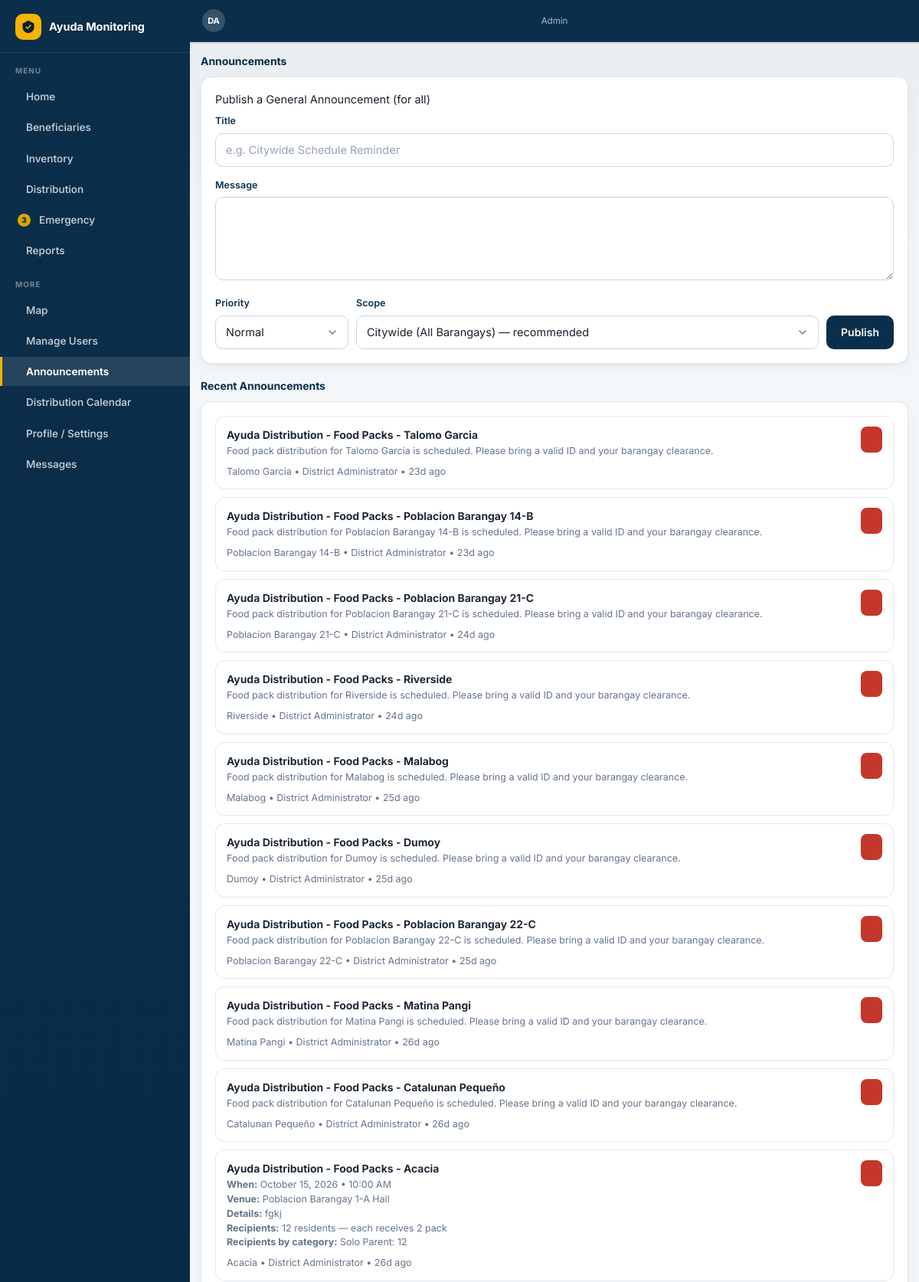
Screenshot of /announcements.php (signed in, upper part) with the database file from the repository.
### tables this page shows
CREATE TABLE `announcements` (
  `id` int(11) NOT NULL AUTO_INCREMENT,
  `barangay_id` int(11) DEFAULT NULL,
  `title` varchar(150) NOT NULL,
  `message` text NOT NULL,
  `priority` enum('high','normal') NOT NULL DEFAULT 'normal',
  `source_type` varchar(30) DEFAULT NULL,
  `source_id` int(11) DEFAULT NULL,
  `created_by` int(11) DEFAULT NULL,
  `created_at` datetime DEFAULT current_timestamp(),
  PRIMARY KEY (`id`),
  KEY `barangay_id` (`barangay_id`),
  KEY `created_by` (`created_by`),
  KEY `idx_ann_source` (`source_type`,`source_id`),
  CONSTRAINT `announcements_ibfk_1` FOREIGN KEY (`barangay_id`) REFERENCES `barangays` (`id`) ON DELETE CASCADE,
  CONSTRAINT `announcements_ibfk_2` FOREIGN KEY (`created_by`) REFERENCES `users` (`id`) ON DELETE SET NULL
);

CREATE TABLE `barangays` (
  `id` int(11) NOT NULL AUTO_INCREMENT,
  `district_id` int(11) NOT NULL,
  `name` varchar(100) NOT NULL,
  `latitude` decimal(10,7) DEFAULT NULL,
  `longitude` decimal(10,7) DEFAULT NULL,
  PRIMARY KEY (`id`),
  KEY `district_id` (`district_id`),
  CONSTRAINT `barangays_ibfk_1` FOREIGN KEY (`district_id`) REFERENCES `districts` (`id`) ON DELETE CASCADE
);

CREATE TABLE `users` (
  `id` int(11) NOT NULL AUTO_INCREMENT,
  `username` varchar(50) NOT NULL,
  `password_hash` varchar(255) NOT NULL,
  `full_name` varchar(150) NOT NULL,
  `role` enum('district_admin','barangay_staff') NOT NULL,
  `barangay_id` int(11) DEFAULT NULL,
  `status` enum('pending','approved') NOT NULL DEFAULT 'approved',
  `photo_path` varchar(255) DEFAULT NULL,
  `mfa_secret` varchar(64) DEFAULT NULL,
  `created_at` datetime DEFAULT current_timestamp(),
  `reset_token` varchar(64) DEFAULT NULL,
  `reset_expires` datetime DEFAULT NULL,
  PRIMARY KEY (`id`),
  UNIQUE KEY `username` (`username`),
  KEY `barangay_id` (`barangay_id`),
  CONSTRAINT `users_ibfk_1` FOREIGN KEY (`barangay_id`) REFERENCES `barangays` (`id`) ON DELETE SET NULL
);

### announcements.php (the view, shortened to what this page needs)
<?php
require_once __DIR__ . '/includes/functions.php';
$isAdmin = $_SESSION['role'] === 'district_admin';
if ($isAdmin) {
    $announcements = $pdo->query("
        SELECT a.*, br.name AS barangay_name, u.full_name AS created_by_name,
               ds.schedule_date, ds.schedule_time, ds.venue AS sched_venue,
               0 AS is_new
        FROM announcements a
        LEFT JOIN barangays br ON br.id = a.barangay_id
        LEFT JOIN users u ON u.id = a.created_by
        LEFT JOIN distribution_schedules ds ON ds.id = a.source_id
            AND a.source_type IN ('distribution_schedule','schedule_final_list')
        ORDER BY a.created_at DESC, a.id DESC
    ")->fetchAll();
}
?>
<!DOCTYPE html>
<html lang="en">
<head>
<link rel="stylesheet" href="assets/css/style.css?v=20261019b">
</head>
<body>
<div class="app-shell wide">
    <?php include __DIR__ . '/includes/app_header.php'; ?>
    <div class="content">
        <div class="section-title" style="margin-bottom:10px;">Announcements</div>
        <?php if ($isAdmin): ?>
        <div class="card" style="margin-bottom:14px;">
            <div class="li-name" style="margin-bottom:8px;">Publish a General Announcement (for all)</div>
            <form method="POST">
                <div class="form-group">
                    <label>Title</label>
                    <input type="text" name="title" class="form-control" required placeholder="e.g. Citywide Schedule Reminder">
                </div>
                <div class="form-group">
                    <label>Message</label>
                    <textarea name="message" class="form-control" rows="4" required></textarea>
                </div>
                <div class="d-flex gap-2" style="display:flex;gap:10px;flex-wrap:wrap;align-items:flex-end;">
                    <div class="form-group" style="min-width:150px;margin-bottom:0;">
                        <label>Priority</label>
                        <select name="priority" class="form-control">
                            <option value="normal">Normal</option>
                        </select>
                    </div>
                    <div class="form-group" style="flex:1;min-width:200px;margin-bottom:0;">
                        <label>Scope</label>
                        <select name="barangay_id" class="form-control">
                            <option value="0" selected>Citywide (All Barangays) &mdash; recommended</option>
                        </select>
                    </div>
                    <button type="submit" name="create_announcement" class="btn btn-primary">Publish</button>
                </div>
            </form>
        </div>
        <?php endif; ?>
        <?php if ($isAdmin): ?>
        <div class="section-title" style="margin-top:18px;">Recent Announcements</div>
        <div class="card">
            <?php foreach ($announcements as $a): ?>
                <div class="list-item" style="align-items:flex-start;">
                    <div style="flex:1;">
                        <div class="li-name">
                            <?= $a['priority']==='high' ? svgIcon('alert', 14) . ' ' : svgIcon('bell', 14) . ' ' ?><?= e($a['title']) ?>
                        </div>
                        <div class="li-sub"><?= announcementBodyHtmlFor($pdo, $a) ?></div>
                        <div class="small text-muted mt-2">
                            <?= $a['barangay_name'] ? e($a['barangay_name']) : 'Citywide' ?>
                            &bull; <?= $a['created_by_name'] ? e($a['created_by_name']) : 'Unknown' ?>
                            &bull; <?= timeAgo($a['created_at']) ?>
                        </div>
                    </div>
                    <form method="POST" onsubmit="return confirm('Delete this announcement?');">
                        <button type="submit" class="btn btn-danger btn-sm"><?= svgIcon('trash', 15) ?></button>
                    </form>
                </div>
            <?php endforeach; ?>
        </div>
        <?php endif; ?>
    </div>
    <?php include __DIR__ . '/includes/app_bottomnav.php'; ?>
</div>
</body>
</html>

### includes/functions.php (shortened to what this page needs)
<?php
function e(?string $str): string {
    return htmlspecialchars((string)$str, ENT_QUOTES, 'UTF-8');
}
function categoryBreakdownText(array $breakdown): string {
    $parts = [];
    foreach ($breakdown as $cat => $n) {
        $parts[] = $cat . ': ' . $n;
    }
    return implode(' • ', $parts);
}
function announcementBody(?string $message): array {
    $raw = html_entity_decode((string)$message, ENT_QUOTES | ENT_HTML5, 'UTF-8');
    $raw = str_replace(["\r\n", "\r"], "\n", $raw);
    $labels = [
        'schedule' => 'When',
        'venue' => 'Venue',
        'details' => 'Details',
        'recipients' => 'Recipients',
        'recipients by category' => 'Recipients by category',
        'what to bring' => 'What to bring',
        'incident' => 'Type',
        'severity' => 'Severity',
        'location' => 'Location',
        'people affected' => 'People affected',
        'scheduled response' => 'Response',
        'response / support being dispatched' => 'Support sent',
    ];
    $internal = '/posted to your barangay staff\./i';
    $notePrefix = '/^note from (?:barangay staff|district admin|cswdo)\s*:\s*/i';
    $rows = [];
    foreach (explode("\n", $raw) as $line) {
        $line = trim($line);
        if ($line === '' || preg_match($internal, $line)) continue;
        if (preg_match('/^([A-Za-z][^:]{0,40}):\s*(.+)$/', $line, $m)
            && isset($labels[strtolower(trim($m[1]))])) {
            $key = strtolower(trim($m[1]));
            $value = trim($m[2]);
            if ($key === 'recipients'
                && preg_match('/^(\d+)\s+member\(s\)\s*[-–—]\s*each receives\s+(.+)$/iu', $value, $mm)) {
                $n = (int)$mm[1];
                $value = $n . ' ' . ($n === 1 ? 'resident' : 'residents') . ' — each receives ' . trim($mm[2]);
            }
            $rows[] = ['label' => $labels[$key], 'text' => e($value)];
            continue;
        }
        $rows[] = ['label' => null, 'text' => e(trim(preg_replace($notePrefix, '', $line)))];
    }
    return $rows;
}
function announcementCategoryBreakdownText(PDO $pdo, array $a): string {
    $st = $a['source_type'] ?? '';
    $sid = (int)($a['source_id'] ?? 0);
    if ($sid <= 0 || !in_array($st, ['distribution_schedule', 'schedule_final_list'], true)) return '';
    $stmt = $pdo->prepare("SELECT COALESCE(bc.category, b.category) AS category, COUNT(DISTINCT b.id) AS c
                           FROM distribution_schedule_members m
                           JOIN beneficiaries b ON b.id = m.beneficiary_id
                           LEFT JOIN beneficiary_categories bc ON bc.beneficiary_id = b.id
                           WHERE m.schedule_id = ? AND m.is_receiver = 1
                           GROUP BY category ORDER BY c DESC, category ASC");
    $stmt->execute([$sid]);
    $rows = $stmt->fetchAll();
    $b = [];
    foreach ($rows as $r) {
        $cat = trim((string)($r['category'] ?? ''));
        $b[$cat !== '' ? $cat : 'Uncategorized'] = (int)$r['c'];
    }
    return categoryBreakdownText($b);
}
function announcementScheduleText(PDO $pdo, array $a): string {
    $st = $a['source_type'] ?? '';
    $sid = (int)($a['source_id'] ?? 0);
    if ($sid > 0 && in_array($st, ['distribution_schedule', 'schedule_final_list'], true)) {
        $sch = $pdo->prepare("SELECT schedule_date, schedule_time FROM distribution_schedules WHERE id=?");
        $sch->execute([$sid]);
        $s = $sch->fetch();
        if ($s && (!empty($s['schedule_date']) || !empty($s['schedule_time']))) {
            $parts = [];
            if (!empty($s['schedule_date'])) $parts[] = date('F j, Y', strtotime($s['schedule_date']));
            if (!empty($s['schedule_time'])) $parts[] = formatTime12($s['schedule_time']);
            return implode(' • ', $parts);
        }
    }
    return '';
}
function announcementBodyRows(PDO $pdo, array $a): array {
    $rows = announcementBody((string)($a['message'] ?? ''));
    $schedText = announcementScheduleText($pdo, $a);
    $hasCat = false;
    foreach ($rows as &$r) {
        if (($r['label'] ?? '') === 'Recipients by category') $hasCat = true;
    }
    if (!$hasCat) {
        $txt = announcementCategoryBreakdownText($pdo, $a);
        if ($txt !== '') $rows[] = ['label' => 'Recipients by category', 'text' => e($txt)];
    }
    return $rows;
}
function announcementBodyHtmlFor(PDO $pdo, array $a): string {
    $html = '';
    foreach (announcementBodyRows($pdo, $a) as $r) {
        if ($r['label'] === null) {
            $html .= '<div>' . nl2br($r['text']) . '</div>';
        } else {
            $html .= '<div><strong>' . e($r['label']) . ':</strong> ' . nl2br($r['text']) . '</div>';
        }
    }
    return $html;
}
function timeAgo(string $datetime): string {
    $diff = time() - strtotime($datetime);
    if ($diff < 2592000) return floor($diff / 86400) . 'd ago';
    return date('M j, Y', strtotime($datetime));
}
function formatTime12($value): string {
    $v = trim((string)$value);
    if (preg_match('/\s*[-–—]\s*/u', $v)) {
        $parts = preg_split('/\s*[-–—]\s*/u', $v, 2);
        $a = formatTime12($parts[0] ?? '');
        $b = formatTime12($parts[1] ?? '');
        if ($a !== '' || $b !== '') return trim($a . ($a !== '' && $b !== '' ? ' - ' : '') . $b);
        return $v;
    }
    $ts = strtotime($v);
    return date('g:i A', $ts);
}

### rows the page displays
announcements: title "Ayuda Distribution - Food Packs - Talomo Garcia", text "Food pack distribution for Talomo Garcia is scheduled. Please bring a valid ID and your barangay clearance.", barangay.name "Talomo Garcia", created_by.full_name "District Administrator", created_at "23d ago"
announcements: title "Ayuda Distribution - Food Packs - Poblacion Barangay 14-B", text "Food pack distribution for Poblacion Barangay 14-B is scheduled. Please bring a valid ID and your barangay clearance.", barangay.name "Poblacion Barangay 14-B", created_by.full_name "District Administrator", created_at "23d ago"
announcements: title "Ayuda Distribution - Food Packs - Poblacion Barangay 21-C", text "Food pack distribution for Poblacion Barangay 21-C is scheduled. Please bring a valid ID and your barangay clearance.", barangay.name "Poblacion Barangay 21-C", created_by.full_name "District Administrator", created_at "24d ago"
announcements: title "Ayuda Distribution - Food Packs - Riverside", text "Food pack distribution for Riverside is scheduled. Please bring a valid ID and your barangay clearance.", barangay.name "Riverside", created_by.full_name "District Administrator", created_at "24d ago"
announcements: title "Ayuda Distribution - Food Packs - Malabog", text "Food pack distribution for Malabog is scheduled. Please bring a valid ID and your barangay clearance.", barangay.name "Malabog", created_by.full_name "District Administrator", created_at "25d ago"
announcements: title "Ayuda Distribution - Food Packs - Dumoy", text "Food pack distribution for Dumoy is scheduled. Please bring a valid ID and your barangay clearance.", barangay.name "Dumoy", created_by.full_name "District Administrator", created_at "25d ago"
announcements: title "Ayuda Distribution - Food Packs - Poblacion Barangay 22-C", text "Food pack distribution for Poblacion Barangay 22-C is scheduled. Please bring a valid ID and your barangay clearance.", barangay.name "Poblacion Barangay 22-C", created_by.full_name "District Administrator", created_at "25d ago"
announcements: title "Ayuda Distribution - Food Packs - Matina Pangi", text "Food pack distribution for Matina Pangi is scheduled. Please bring a valid ID and your barangay clearance.", barangay.name "Matina Pangi", created_by.full_name "District Administrator", created_at "26d ago"
announcements: title "Ayuda Distribution - Food Packs - Catalunan Pequeño", text "Food pack distribution for Catalunan Pequeño is scheduled. Please bring a valid ID and your barangay clearance.", barangay.name "Catalunan Pequeño", created_by.full_name "District Administrator", created_at "26d ago"
announcements: title "Ayuda Distribution - Food Packs - Acacia", label "When", text "October 15, 2026 • 10:00 AM", label "Venue", text "Poblacion Barangay 1-A Hall", label "Details", text "fgkj", label "Recipients", text "12 residents — each receives 2 pack", label "Recipients by category", text "Solo Parent: 12", barangay.name "Acacia", created_by.full_name "District Administrator", created_at "26d ago"

### other values shown
$initials "DA"
$item['label'] "Home"
$item['label'] "Beneficiaries"
$item['label'] "Inventory"
$item['label'] "Distribution"
$pendingReports "3"
$item['label'] "Emergency"
$item['label'] "Reports"
$item['label'] "Map"
$item['label'] "Manage Users"
$item['label'] "Announcements"
$item['label'] "Distribution Calendar"
$item['label'] "Profile / Settings"
$item['label'] "Messages"
